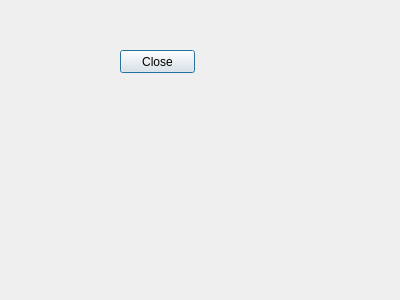
<?xml version="1.0" encoding="UTF-8"?>
<ui version="4.0">
 <class>Dialog</class>
 <widget class="QDialog" name="Dialog">
  <property name="geometry">
   <rect>
    <x>0</x>
    <y>0</y>
    <width>400</width>
    <height>300</height>
   </rect>
  </property>
  <property name="windowTitle">
   <string>Dialog</string>
  </property>
  <widget class="QPushButton" name="button2">
   <property name="geometry">
    <rect>
     <x>120</x>
     <y>50</y>
     <width>75</width>
     <height>23</height>
    </rect>
   </property>
   <property name="text">
    <string>Close</string>
   </property>
  </widget>
 </widget>
 <resources/>
 <connections/>
</ui>
